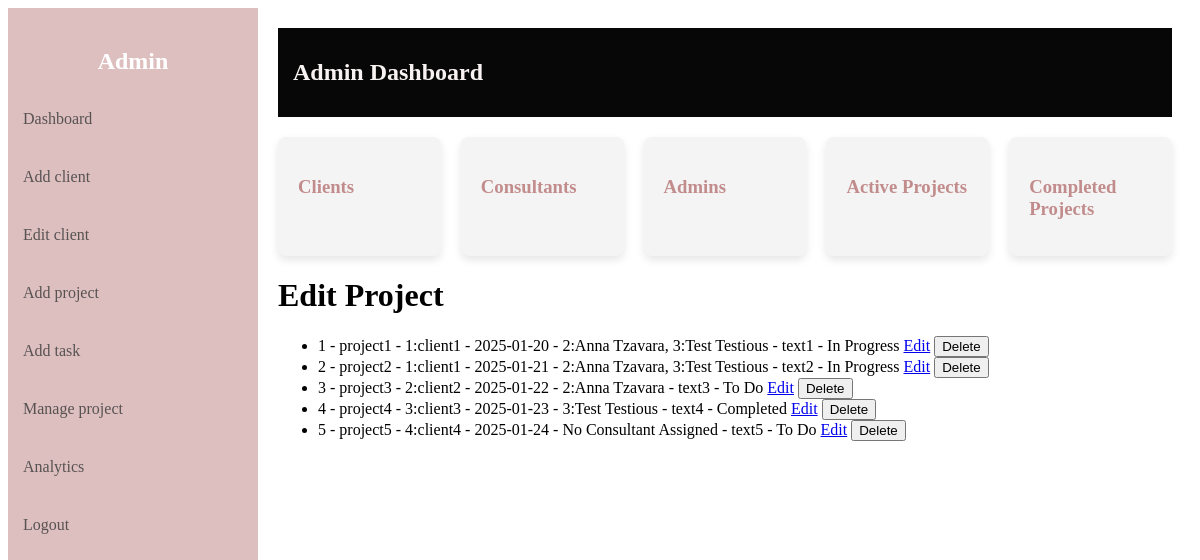
/manage/project (signed in), run on the app's committed database.
### server.py (models this page shows)
class Project(db.Model):
    id = db.Column(db.Integer, primary_key=True)
    name = db.Column(db.String(150), nullable=False)
    client_id = db.Column(db.Integer, db.ForeignKey('client.id'), nullable=False)
    deadline = db.Column(db.Date, nullable=True)
    description = db.Column(db.String(500), nullable=True)
    status = db.Column(db.String(20), default="To Do", nullable=False)
    consultants = db.relationship('User', secondary=project_consultants, back_populates='projects')
    client = db.relationship('Client', back_populates='projects')
    tasks = db.relationship('Task', back_populates='project')
    __table_args__ = (
        CheckConstraint("status IN ('To Do', 'In Progress', 'Completed')", name="check_project_status"),
    )

class Client(db.Model):
    id = db.Column(db.Integer, primary_key=True)
    name = db.Column(db.String(150), nullable=False)
    email = db.Column(db.String(120), unique=True, nullable=False)
    phone = db.Column(db.String(10), unique=True, nullable=False)
    address = db.Column(db.String(200), nullable=False)
    ssn = db.Column(db.String(11), unique=True, nullable=False)
    postalcode = db.Column(db.String(10), nullable=False)
    notes = db.Column(db.String(500), nullable=True)
    consultant_id = db.Column(db.Integer, db.ForeignKey('user.id'), nullable=True)
    consultant = db.relationship('User', back_populates='clients')
    projects = db.relationship('Project', back_populates='client')

class User(UserMixin, db.Model):
    id = db.Column(db.Integer, primary_key=True)
    fullname = db.Column(db.String(150), nullable=False)
    username = db.Column(db.String(80), unique=True, nullable=False)
    email = db.Column(db.String(120), unique=True, nullable=False)
    phone = db.Column(db.String(10), unique=True, nullable=False)
    password = db.Column(db.String(200), nullable=False)
    role = db.Column(db.String(20), nullable=False, default='consultant')
    clients = db.relationship('Client', back_populates='consultant')
    projects = db.relationship('Project', secondary=project_consultants, back_populates='consultants')
    tasks = db.relationship('Task', back_populates='consultant')

### server.py (the view)
@app.route('/manage/project')
@login_required
def manage_projects():
    if current_user.role != 'admin':
        return "Unauthorized", 403
    all_projects = Project.query.all()
    return render_template('manage_project.html', projects=all_projects)

### server.py (called while the page is built)
@login_manager.user_loader
def load_user(user_id):
    return User.query.get(int(user_id))

### templates/manage_project.html (shortened to what this page needs)
{% extends 'dashboard.html' %}
{% block content %}
<h1>Edit Project</h1>
<ul>
    {% for project in projects %}
    <li>
        {{ project.id }} -
        {{ project.name }} -
        {{ project.client_id }}:{{ project.client.name }} -
        {{ project.deadline if project.deadline else "No Deadline Set" }} -
        {% if project.consultants %}
            {% for consultant in project.consultants %}{{ consultant.id }}:{{ consultant.fullname }}{% if not loop.last %}, {% endif %}{% endfor %}
        {% else %}
            No Consultant Assigned
        {% endif %} -
        {{ project.description }} -
        {{ project.status }}
        <a href="/projects/edit/{{ project.id }}">Edit</a>
        <form action="/projects/delete/{{ project.id }}" method="post" style="display:inline;">
            <button type="submit" onclick="return confirm('Are you sure you want to delete this project?')">Delete</button>
        </form>
    </li>
    {% else %}
    <li>No projects available.</li>
    {% endfor %}
</ul>
{% endblock %}

### data on the page
Project: id "1", name "project1", client_id "1", client.name "client1", deadline "2025-01-20", description "text1", status "In Progress"
User: id "2", fullname "Anna Tzavara"
User: id "3", fullname "Test Testious"
Project: id "2", name "project2", client_id "1", client.name "client1", deadline "2025-01-21", description "text2", status "In Progress"
Project: id "3", name "project3", client_id "2", client.name "client2", deadline "2025-01-22", description "text3", status "To Do"
Project: id "4", name "project4", client_id "3", client.name "client3", deadline "2025-01-23", description "text4", status "Completed"
Project: id "5", name "project5", client_id "4", client.name "client4", deadline "2025-01-24", shows "No Consultant Assigned", description "text5", status "To Do"
